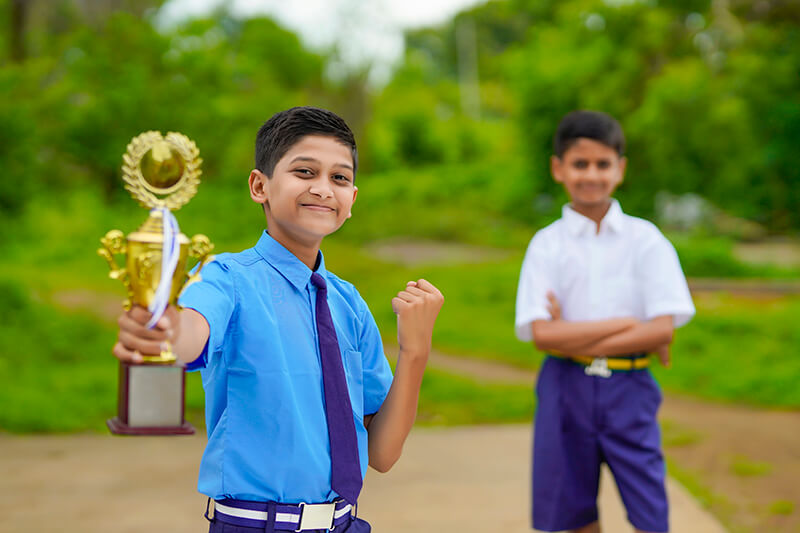
#> input picture Digital Image Processing/lab_image.jpg, 800 x 533 px
$ python 'Lab Final Exam.py'
#> lines starting #> are read from the running program, lines starting #| are printed output that depends on the picture
import numpy as np
import matplotlib.pyplot as plt
import cv2


A=cv2.imread('lab_image.jpg',cv2.IMREAD_GRAYSCALE)
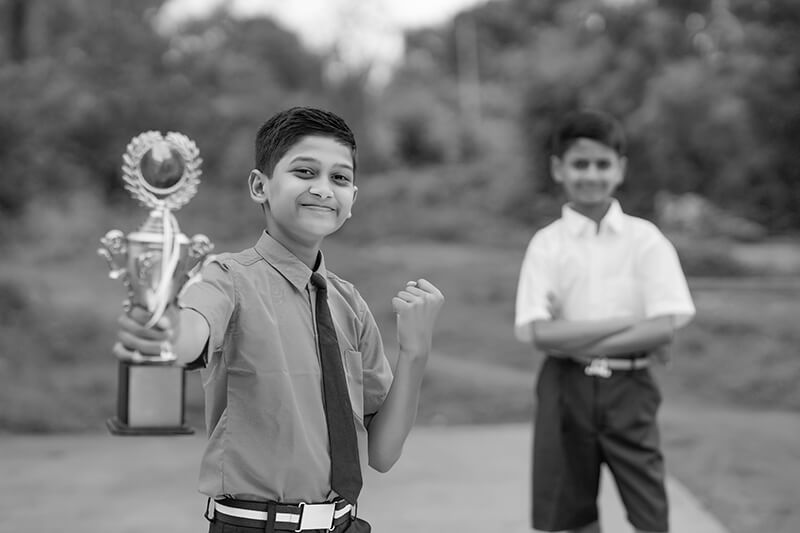
#> A: shape (533, 800); min 0, max 255, mean 118.9
image=cv2.imread('lab_image.jpg')
#> image is the input picture: shape (533, 800, 3); mean B, G, R 72.1, 130.8, 113.7
image=cv2.cvtColor(image,cv2.COLOR_BGR2RGB)
def histogram_calculation(A):
    h,w=A.shape[:2]
    total_pixels=h*w

    histogram=[0]*256
    prob_hist=[0]*256

    for i in range (h):
        for j in range (w):
            pixels=A[i,j]
            histogram[pixels]+=1

    for i in range(256):
        prob_hist[i]=(histogram[i]/total_pixels)

    return prob_hist


def histogram_equalization(A):
    flat_image = A.flatten()
    histogram = np.zeros(256)
    for pixel in flat_image:
        histogram[pixel] += 1

    cdf = np.cumsum(histogram)

    cdf_normalized = cdf * 255 / cdf[-1]

    equalized_image = np.interp(flat_image, np.arange(0, 256), cdf_normalized)

    equalized_image = equalized_image.reshape(A.shape).astype(np.uint8)

    return equalized_image

histogram_of_A=histogram_calculation(A)
#> after the loop in histogram_calculation, `for i in range (h):`: histogram = 256 values, max 4602 at index 121, min 3 at index 253, mean 1665.6
#> after the loop in histogram_calculation, `for i in range(256):`: prob_hist = 256 values, max 0.0108 at index 121, min 7.04e-06 at index 253, mean 0.00391
#> histogram_of_A has the same summary as prob_hist in histogram_calculation
equalized_image=histogram_equalization(A)
#> the loop in histogram_equalization, `for pixel in flat_image:` made 426400 passes
#> pixel on passes 1 to 3: 93, 92, 91
#> in histogram_equalization, `cdf = np.cumsum(histogram)`: cdf = 256 values from 114 to 426400
#> in histogram_equalization, `cdf_normalized = cdf * 255 / cdf[-1]`: cdf_normalized = 256 values from 0.0682 to 255
#> in histogram_equalization, `equalized_image = equalized_image.reshape(A.shape).astype(np.uint8)`:
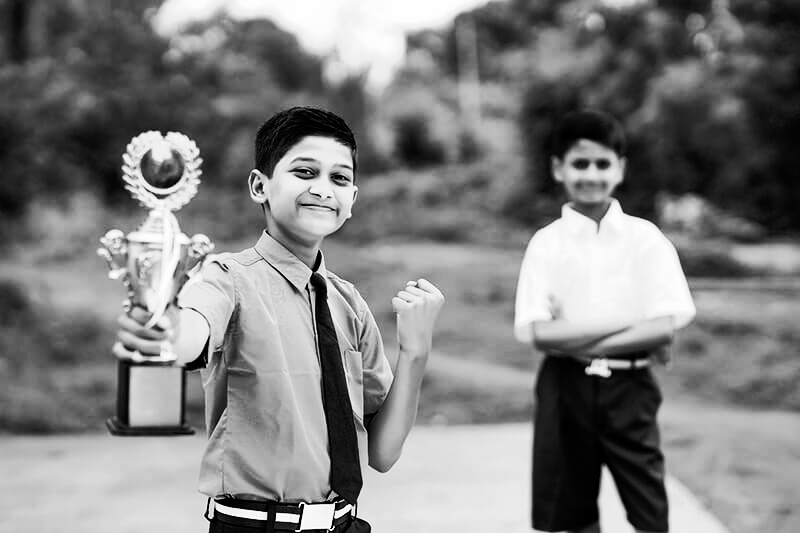
#> equalized_image: shape (533, 800); min 0, max 255, mean 127.8
histogram_of_equalized_image=histogram_calculation(equalized_image)
#> histogram_of_equalized_image = 256 values, max 0.0108 at index 142, min 0 at index 15, mean 0.00391

def low_pass_filter(A,kernel_size=5,sigma=1.0):
    return cv2.GaussianBlur(A,(kernel_size,kernel_size),sigma)

def high_pass_filter(A,kernel_size=5,sigma=1.0):
    low_pass_filter_image=low_pass_filter(A)
    high_pass_filter_image=A-low_pass_filter_image
    return high_pass_filter_image

low_pass_filtered_image=low_pass_filter(equalized_image,kernel_size=5,sigma=1.9)
high_pass_filtered_image=high_pass_filter(equalized_image,kernel_size=5,sigma=1.9)
#> in high_pass_filter, `high_pass_filter_image=A-low_pass_filter_image`:
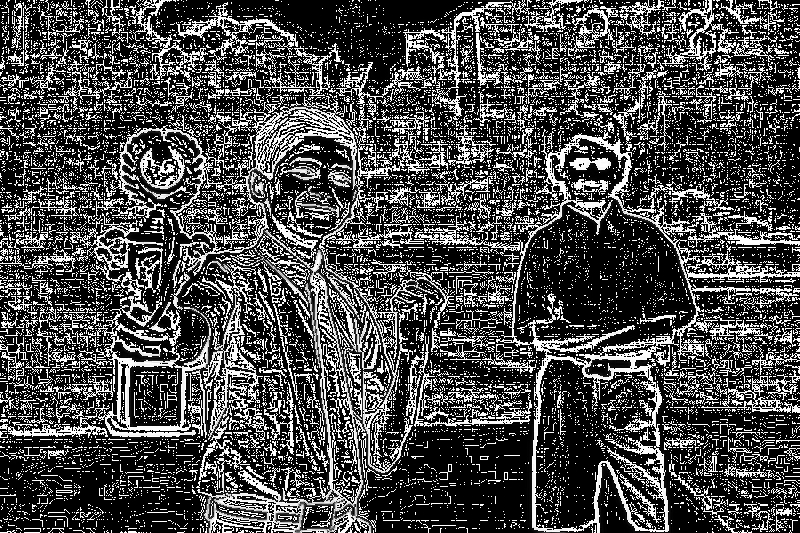
#> high_pass_filter_image: shape (533, 800); min 0, max 255, mean 74.7

hist_after_low_pass=histogram_calculation(low_pass_filtered_image)
#> hist_after_low_pass = 256 values, max 0.00512 at index 210, min 0 at index 255, mean 0.00391
hist_after_high_pass=histogram_calculation(high_pass_filtered_image)
#> hist_after_high_pass = 256 values, max 0.397 at index 0, min 0 at index 92, mean 0.00391

boundary_extracted_image=cv2.dilate(A,kernel=np.ones((5,5)),iterations=1)
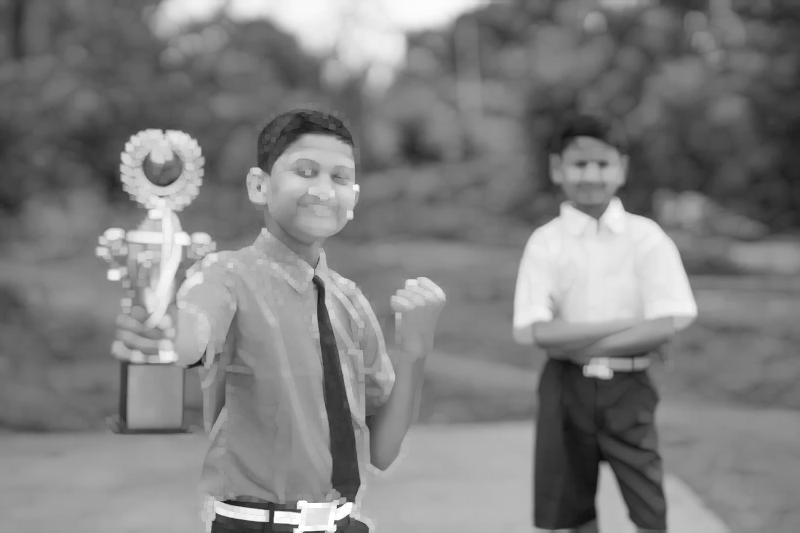
#> boundary_extracted_image: shape (533, 800); min 13, max 255, mean 127.9

plt.figure(figsize=(12,10))

plt.subplot(2,4,1),plt.imshow(image,cmap='gray'),plt.title('Original Image'),plt.axis('off')
plt.subplot(2,4,2),plt.bar(range(256),histogram_of_A),plt.title('Histogram of A'),plt.xlim(0,255)
plt.subplot(2,4,3),plt.imshow(equalized_image,cmap='gray'),plt.title('Equalized Image'),plt.axis('off')
plt.subplot(2,4,4),plt.bar(range(256),histogram_of_equalized_image),plt.title('Histogram of Equalized A'),plt.xlim(0,255)
plt.subplot(2,4,5),plt.bar(range(256),hist_after_low_pass),plt.title('Histogram After Low Pass'),plt.xlim(0,255)
plt.subplot(2,4,6),plt.bar(range(256),hist_after_low_pass),plt.title('Histogram After High Pass'),plt.xlim(0,255)

plt.subplot(2,4,7),plt.imshow(boundary_extracted_image,cmap='gray'),plt.title('Boundary Extracted Image'),plt.axis('off')

plt.subplots_adjust(hspace=0.5,wspace=.5)
plt.show()
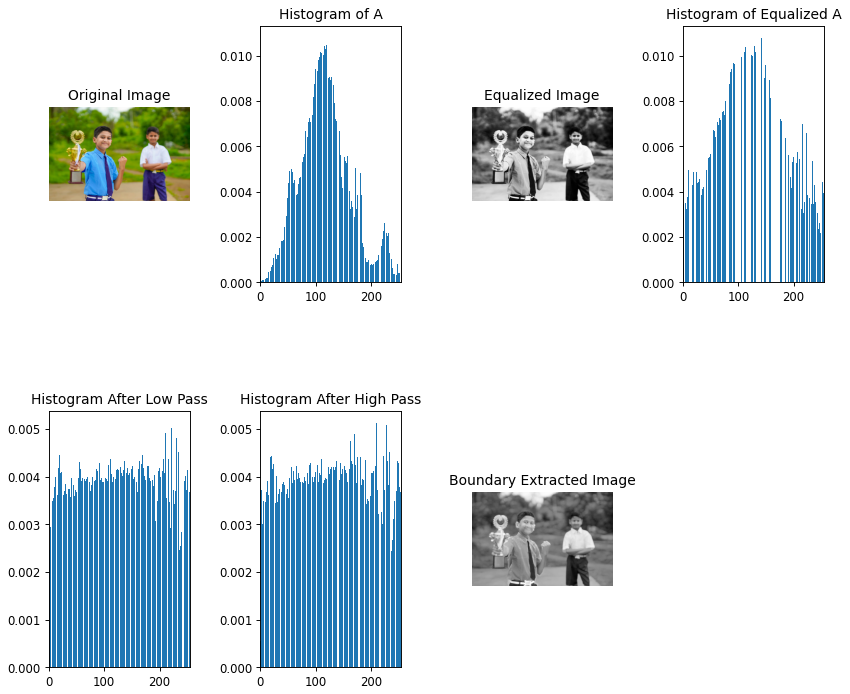
#> figure drawn by matplotlib, 7 panels; panel 2: tallest bar 0.0108 high, from x = 120.6 to 121.4; panel 4: tallest bar 0.0108 high, from x = 141.6 to 142.4; panel 5: tallest bar 0.00512 high, from x = 209.6 to 210.4; panel 6: tallest bar 0.00512 high, from x = 209.6 to 210.4

$ run again, with Digital Image Processing/image for lab.jpg copied over Digital Image Processing/lab_image.jpg
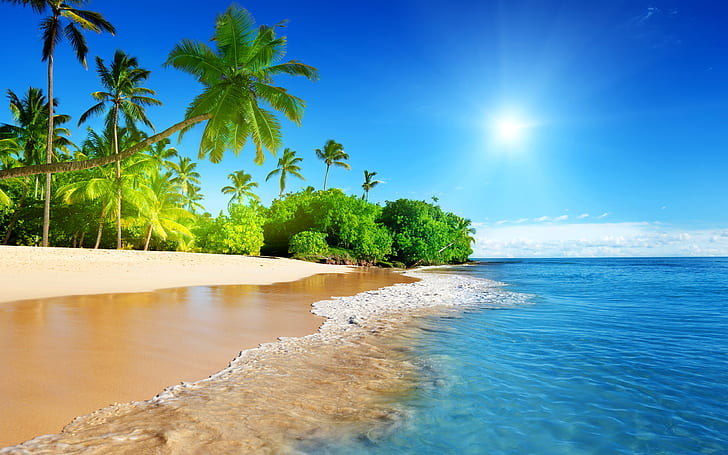
#> input picture Digital Image Processing/image for lab.jpg, 728 x 455 px
#> image is the input picture: shape (455, 728, 3); mean B, G, R 162.9, 150.3, 102.1
#> after the loop in histogram_calculation, `for i in range (h):`: histogram = 256 values, max 3329 at index 171, min 81 at index 1, mean 1293.9
#> after the loop in histogram_calculation, `for i in range(256):`: prob_hist = 256 values, max 0.0101 at index 171, min 0.000245 at index 1, mean 0.00391
#> histogram_of_A has the same summary as prob_hist in histogram_calculation
#> the loop in histogram_equalization, `for pixel in flat_image:` made 331240 passes
#> pixel on passes 1 to 3: 71, 54, 32
#> cdf = 256 values from 484 to 331240
#> cdf_normalized = 256 values from 0.373 to 255
#> histogram_of_equalized_image = 256 values, max 0.0101 at index 184, min 0 at index 24, mean 0.00391
#> in high_pass_filter, `high_pass_filter_image=A-low_pass_filter_image`:
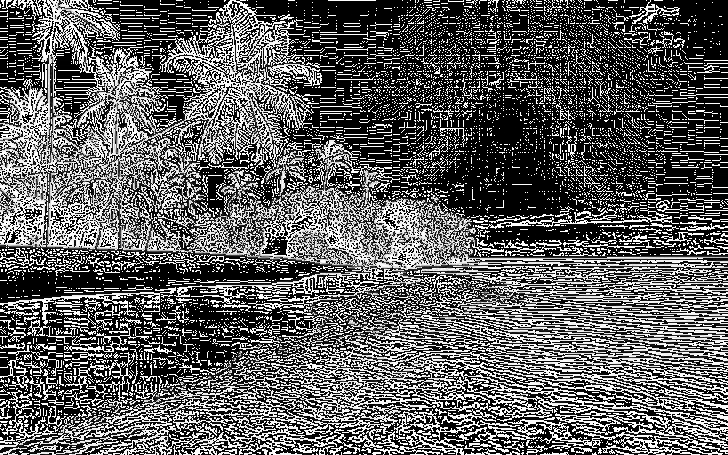
#> high_pass_filter_image: shape (455, 728); min 0, max 255, mean 94.4
#> hist_after_low_pass = 256 values, max 0.00548 at index 248, min 0.000238 at index 255, mean 0.00391
#> hist_after_high_pass = 256 values, max 0.274 at index 0, min 0 at index 125, mean 0.00391
#> `boundary_extracted_image=cv2.dilate(A,kernel=np.ones((5,5)),iterations..`:
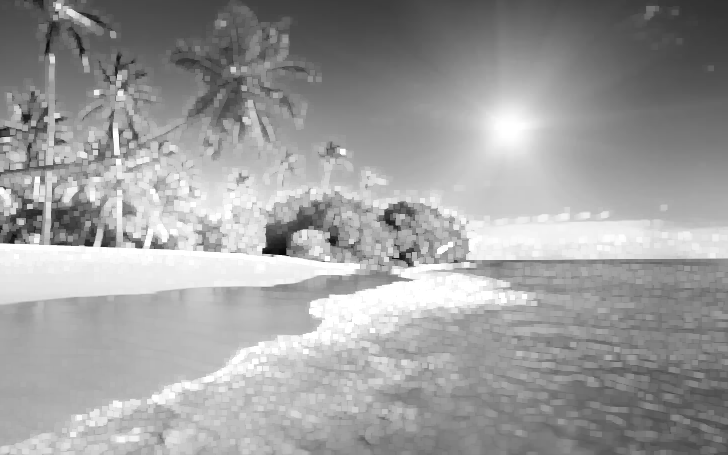
#> boundary_extracted_image: shape (455, 728); min 5, max 255, mean 157.5
